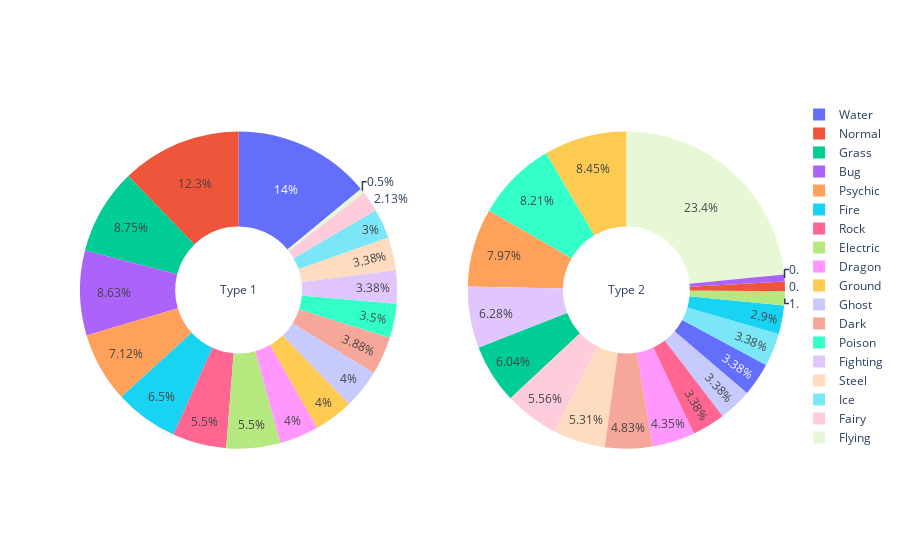

Notebook source saved alongside this figure:
### Code cell
fig = make_subplots(rows=1, cols=2, specs=[[{'type':'domain'}, {'type':'domain'}]])

fig.add_trace(go.Pie(labels=pokemon_df['Type 1'].value_counts().index,
                     values=pokemon_df['Type 1'].value_counts(),
                     name = 'Type 1', title='Type 1', 
                     hole=.4, sort = True
                    ), 1,1)
fig.add_trace(go.Pie(labels=pokemon_df['Type 2'].value_counts().index,
                     values=pokemon_df['Type 2'].value_counts(),
                     name = 'Type 2', title='Type 2',
                     hole=.4
                    ), 1,2)

fig.show()

### Figure 1 — Plotly figure (JSON) as saved in the notebook; plotly's stock layout.template omitted (floating-point values rounded to 4 significant figures)
{"data": [{"domain": {"x": [0, 0.45], "y": [0, 1]}, "hole": 0.4, "labels": ["Water", "Normal", "Grass", "Bug", "Psychic", "Fire", "Rock", "Electric", "Dragon", "Ground", "Ghost", "Dark", "Poison", "Fighting", "Steel", "Ice", "Fairy", "Flying"], "name": "Type 1", "sort": true, "title": {"text": "Type 1"}, "type": "pie", "values": [112, 98, 70, 69, 57, 52, 44, 44, 32, 32, 32, 31, 28, 27, 27, 24, 17, 4]}, {"domain": {"x": [0.55, 1], "y": [0, 1]}, "hole": 0.4, "labels": ["Flying", "Ground", "Poison", "Psychic", "Fighting", "Grass", "Fairy", "Steel", "Dark", "Dragon", "Rock", "Ghost", "Water", "Ice", "Fire", "Electric", "Normal", "Bug"], "name": "Type 2", "title": {"text": "Type 2"}, "type": "pie", "values": [97, 35, 34, 33, 26, 25, 23, 22, 20, 18, 14, 14, 14, 14, 12, 6, 4, 3]}], "layout": {}}
